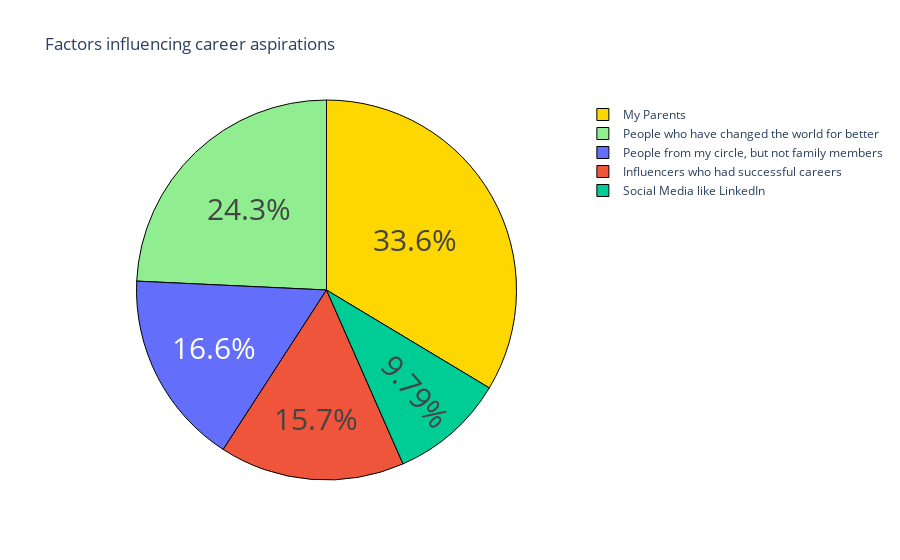

This figure's notebook cell:
### Code cell
question1 = data["Which of the below factors influence the most about your career aspirations ?"].value_counts()
label = question1.index
counts = question1.values
colors = ['gold', 'lightgreen']

fig = go.Figure(data = [go.Pie(labels = label, values = counts)])
fig.update_layout(title_text = 'Factors influencing career aspirations')

fig.update_traces (
    hoverinfo = 'label+value',
    textinfo = 'percent',
    textfont_size = 30,
    marker = dict(colors = colors, line = dict(color = 'black', width = 1))
)
fig.show()

### Figure 1 — Plotly figure (JSON) as saved in the notebook; plotly's stock layout.template omitted (floating-point values rounded to 4 significant figures)
{"data": [{"hoverinfo": "label+value", "labels": ["My Parents", "People who have changed the world for better", "People from my circle, but not family members", "Influencers who had successful careers", "Social Media like LinkedIn"], "marker": {"colors": ["gold", "lightgreen"], "line": {"color": "black", "width": 1}}, "textfont": {"size": 30}, "textinfo": "percent", "type": "pie", "values": [79, 57, 39, 37, 23]}], "layout": {"title": {"text": "Factors influencing career aspirations"}}}
